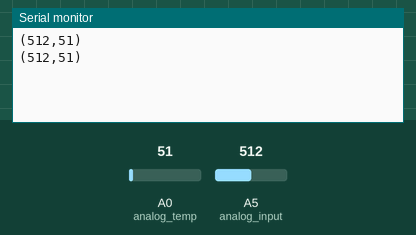
Bench run of a sketch on a simulated Arduino Uno, built with avr-gcc and run on an emulated ATmega328P. Parts: the last lines printed to the serial monitor. The test bench sets the inputs (shaded band); at power-on: A0 (analog_temp) = 51, A5 (analog_input) = 512.

Above: at 2.8 s.
2.9 s: A0 (analog_temp) set to 61
At 4.4 s:
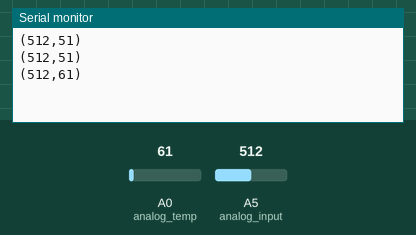
5.6 s: A5 (analog_input) set to 716
At 7.2 s:
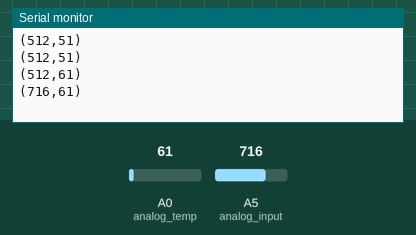
8.3 s: A0 (analog_temp) set to 71
At 10.8 s:
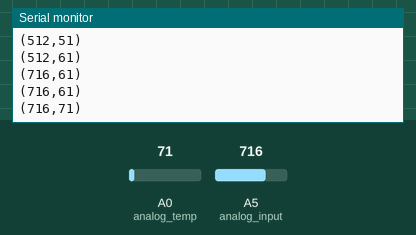
11.0 s: A5 (analog_input) set to 900
At 13.0 s:
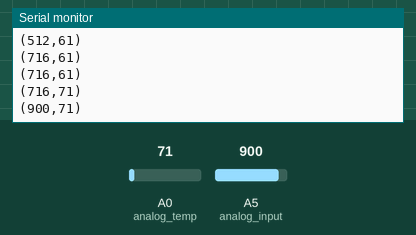
Timing chart, 0 to 14.5 s (numbered marks = the images above; inputs shaded):
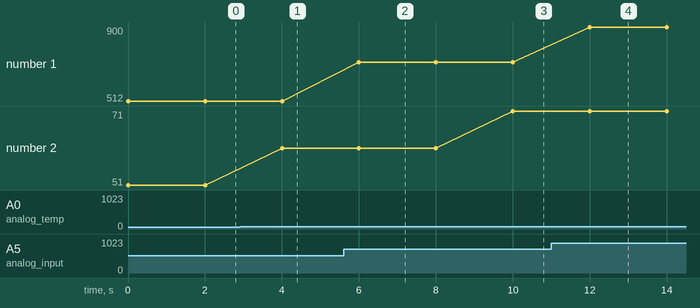

The sketch:

moisture_temp_uno.ino
```cpp
int analog_input = A5;
int analog_temp = A0;
int val = 0;
int temp = 0;
void setup() {
  // put your setup code here, to run once:
Serial.begin(115200);
}

void loop() {
  // put your main code here, to run repeatedly:
val = analogRead(analog_input);
temp = analogRead(analog_temp);
Serial.println("(" + String(val) + "," + String(temp) + ")");
delay(2000);
}
```

Measured:
- after the input at 2.9 s, the serial monitor: prints a new line after 1.1 s (image 1)
- after the input at 5.6 s, the serial monitor: prints a new line after 0.40 s (image 2)
- after the input at 8.3 s, the serial monitor: prints a new line after 1.7 s (image 3)
- after the input at 11.0 s, the serial monitor: prints a new line after 1.0 s (image 4)
- plotted number 1: 512 → 716 after the input at 5.6 s, 716 → 900 after the input at 11.0 s
- plotted number 2: 51 → 61 after the input at 2.9 s, 61 → 71 after the input at 8.3 s
